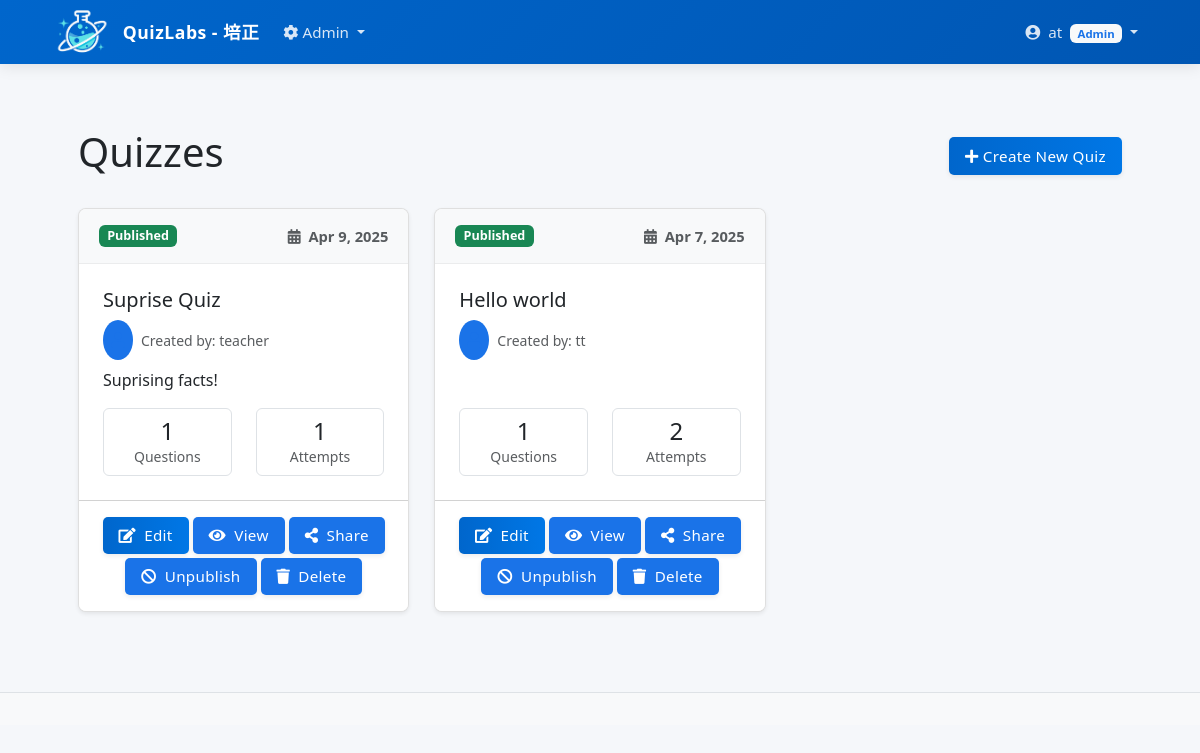
Before: /admin/quizzes/index.php (signed in) with the older database file.
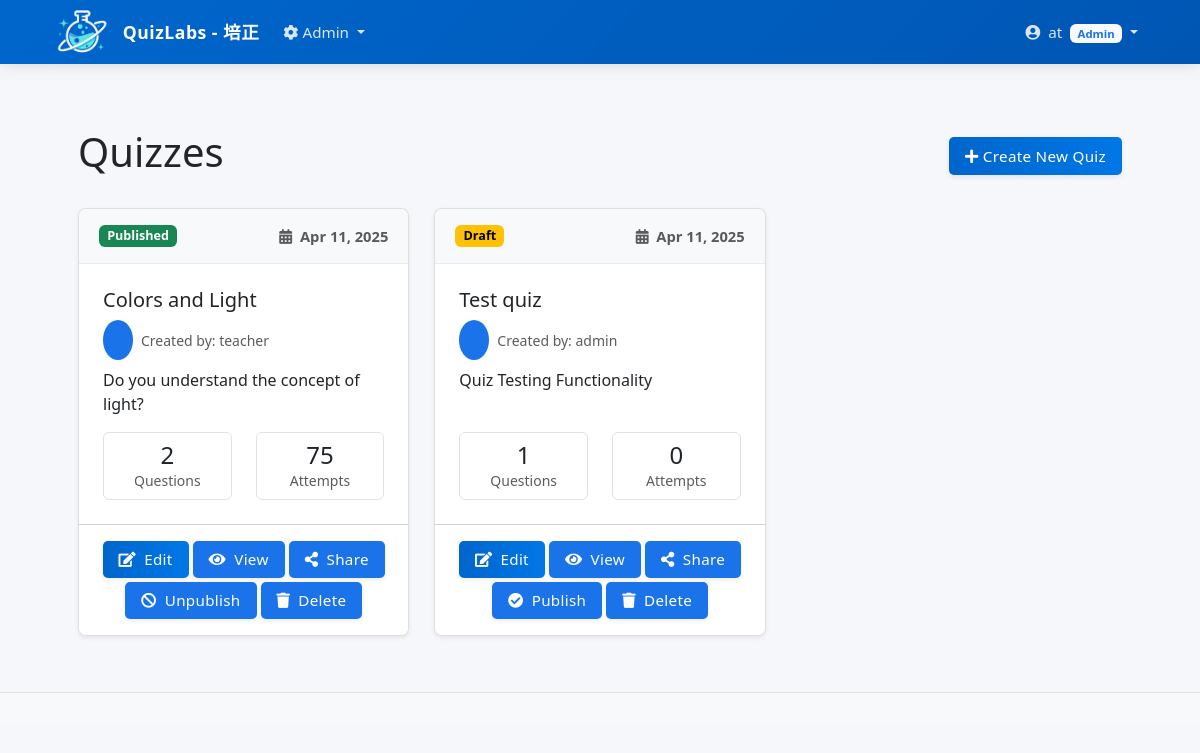
After: the same page with the newer database file.
### tables this page shows
CREATE TABLE quizzes (
    id INTEGER PRIMARY KEY AUTOINCREMENT,
    title TEXT NOT NULL,
    description TEXT,
    created_by INTEGER NOT NULL,
    is_published INTEGER DEFAULT 0,
    created_at TIMESTAMP DEFAULT CURRENT_TIMESTAMP,
    updated_at TIMESTAMP DEFAULT CURRENT_TIMESTAMP, hash_id VARCHAR(16), allow_redo INTEGER DEFAULT 0, exam_mode INTEGER DEFAULT 0,
    FOREIGN KEY (created_by) REFERENCES users(id) ON DELETE CASCADE
);

### lib/database/db.php (called while the page is built, shortened)
<?php
class Database {
    private $conn;
    public function __construct() {
        try {
            $dir = dirname(DB_FILE);
            $this->conn = new PDO("sqlite:" . DB_FILE);
            $this->conn->setAttribute(PDO::ATTR_ERRMODE, PDO::ERRMODE_EXCEPTION);
            $this->conn->exec('PRAGMA foreign_keys = ON');
            $this->conn->exec('
                CREATE TABLE IF NOT EXISTS settings (
                    id INTEGER PRIMARY KEY AUTOINCREMENT,
                    key TEXT UNIQUE NOT NULL,
                    value TEXT,
                    updated_by INTEGER,
                    updated_at TIMESTAMP DEFAULT CURRENT_TIMESTAMP,
                    FOREIGN KEY (updated_by) REFERENCES users(id)
                )
            ');
            $settingsCount = $this->single("SELECT COUNT(*) as count FROM settings", []);
            $this->query("INSERT OR IGNORE INTO settings (key, value) VALUES (?, ?)", ['quick_login_enabled', '1']);
        } catch(PDOException $e) {
            die("Connection failed: " . $e->getMessage());
        }
    }
    public function query($sql, $params = []) {
        try {
            $stmt = $this->conn->prepare($sql);
            $stmt->execute($params);
            return $stmt;
        } catch(PDOException $e) {
            die("Query failed: " . $e->getMessage());
        }
    }
    public function single($sql, $params = []) {
        $stmt = $this->query($sql, $params);
        return $stmt->fetch(PDO::FETCH_ASSOC);
    }
    public function resultSet($sql, $params = []) {
        $stmt = $this->query($sql, $params);
        return $stmt->fetchAll(PDO::FETCH_ASSOC);
    }
}

### admin/quizzes/index.php (the view, shortened to what the changed rows need)
<?php
include_once INCLUDES_PATH . '/header.php';
$db = new Database();
$quizzes = $db->resultSet("
    SELECT q.*, u.username as creator_name,
           (SELECT COUNT(*) FROM questions WHERE quiz_id = q.id) as question_count,
           (SELECT COUNT(*) FROM quiz_attempts WHERE quiz_id = q.id) as attempt_count
    FROM quizzes q
    JOIN users u ON q.created_by = u.id
    ORDER BY q.created_at DESC
");
?>
<div class="container my-4">
    <div class="d-flex justify-content-between align-items-center mb-4">
        <h1>Quizzes</h1>
    </div>
    <?php if (empty($quizzes)): ?>
        <div class="alert alert-info">
            <p>No quizzes have been created yet. Click the "Create New Quiz" button to get started.</p>
        </div>
    <?php else: ?>
        <div class="shared-quiz-container">
            <?php foreach ($quizzes as $quiz): ?>
                <div class="shared-quiz-card">
                    <div class="card h-100 shadow-sm">
                        <div class="card-header bg-light d-flex justify-content-between align-items-center">
                            <span class="badge bg-<?= $quiz['is_published'] ? 'success' : 'warning' ?>">
                                <?= $quiz['is_published'] ? 'Published' : 'Draft' ?>
                            </span>
                            <span class="text-muted small">
                                <i class="fas fa-calendar-alt me-1"></i>
                                <?= date('M j, Y', strtotime($quiz['created_at'])) ?>
                            </span>
                        </div>
                        <div class="card-body d-flex flex-column">
                            <h5 class="card-title"><?= htmlspecialchars($quiz['title']) ?></h5>
                            <div class="d-flex align-items-center mb-2">
                                <div class="bg-primary bg-opacity-10 p-2 rounded-circle me-2">
                                    <i class="fas fa-user text-primary"></i>
                                </div>
                                <small class="text-muted">Created by: <?= htmlspecialchars($quiz['creator_name']) ?></small>
                            </div>
                            <?php if (!empty($quiz['description'])): ?>
                                <p class="card-text">
                                    <?= nl2br(htmlspecialchars(substr($quiz['description'], 0, 100))) ?>
                                </p>
                            <?php endif; ?>
                            <div class="row text-center mt-auto mb-0 quiz-stats-row">
                                <div class="col-6">
                                    <div class="border rounded py-2">
                                        <div class="h4 mb-0"><?= $quiz['question_count'] ?></div>
                                        <div class="small text-muted">Questions</div>
                                    </div>
                                </div>
                                <div class="col-6">
                                    <div class="border rounded py-2">
                                        <div class="h4 mb-0"><?= $quiz['attempt_count'] ?></div>
                                        <div class="small text-muted">Attempts</div>
                                    </div>
                                </div>
                            </div>
                        </div>
                        <div class="card-footer bg-white">
                            <div class="d-flex flex-wrap justify-content-center gap-1">
                                <a href="<?= BASE_URL ?>/admin/quizzes/edit_quiz.php?id=<?= $quiz['hash_id'] ?>" class="btn btn-sm btn-primary">
                                    <i class="fas fa-edit me-1"></i> Edit
                                </a>
                                <a href="<?= BASE_URL ?>/admin/quizzes/view_quiz.php?id=<?= $quiz['hash_id'] ?>" class="btn btn-sm btn-info">
                                    <i class="fas fa-eye me-1"></i> View
                                </a>
                                <a href="<?= BASE_URL ?>/admin/quizzes/share_quiz.php?id=<?= $quiz['hash_id'] ?>" class="btn btn-sm btn-outline-secondary">
                                    <i class="fas fa-share-alt me-1"></i> Share
                                </a>
                                <?php if ($quiz['is_published']): ?>
                                    <a href="<?= BASE_URL ?>/admin/quizzes/unpublish_quiz.php?id=<?= $quiz['hash_id'] ?>" class="btn btn-sm btn-outline-warning">
                                        <i class="fas fa-ban me-1"></i> Unpublish
                                    </a>
                                <?php else: ?>
                                    <a href="<?= BASE_URL ?>/admin/quizzes/publish_quiz.php?id=<?= $quiz['hash_id'] ?>" class="btn btn-sm btn-outline-success">
                                        <i class="fas fa-check-circle me-1"></i> Publish
                                    </a>
                                <?php endif; ?>
                                <button type="button" class="btn btn-sm btn-outline-danger delete-quiz"
                                        data-quiz-id="<?= $quiz['hash_id'] ?>"
                                        data-quiz-title="<?= htmlspecialchars($quiz['title']) ?>">
                                    <i class="fas fa-trash me-1"></i> Delete
                                </button>
                            </div>
                        </div>
                    </div>
                </div>
            <?php endforeach; ?>
        </div>
    <?php endif; ?>
</div>
<?php include_once INCLUDES_PATH . '/footer.php'; ?>

Changed rows visible on the page:
removed quizzes: is_published "Published", created_at "Apr 9, 2025", title "Suprise Quiz", creator_name "teacher", description "Suprising facts!", question_count "1", attempt_count "1"
removed quizzes: is_published "Published", created_at "Apr 7, 2025", title "Hello world", creator_name "tt", question_count "1", attempt_count "2"
added quizzes: is_published "Published", created_at "Apr 11, 2025", title "Colors and Light", creator_name "teacher", description "Do you understand the concept of light?", question_count "2", attempt_count "75"
added quizzes: is_published "Draft", created_at "Apr 11, 2025", title "Test quiz", creator_name "admin", description "Quiz Testing Functionality", question_count "1", attempt_count "0"
